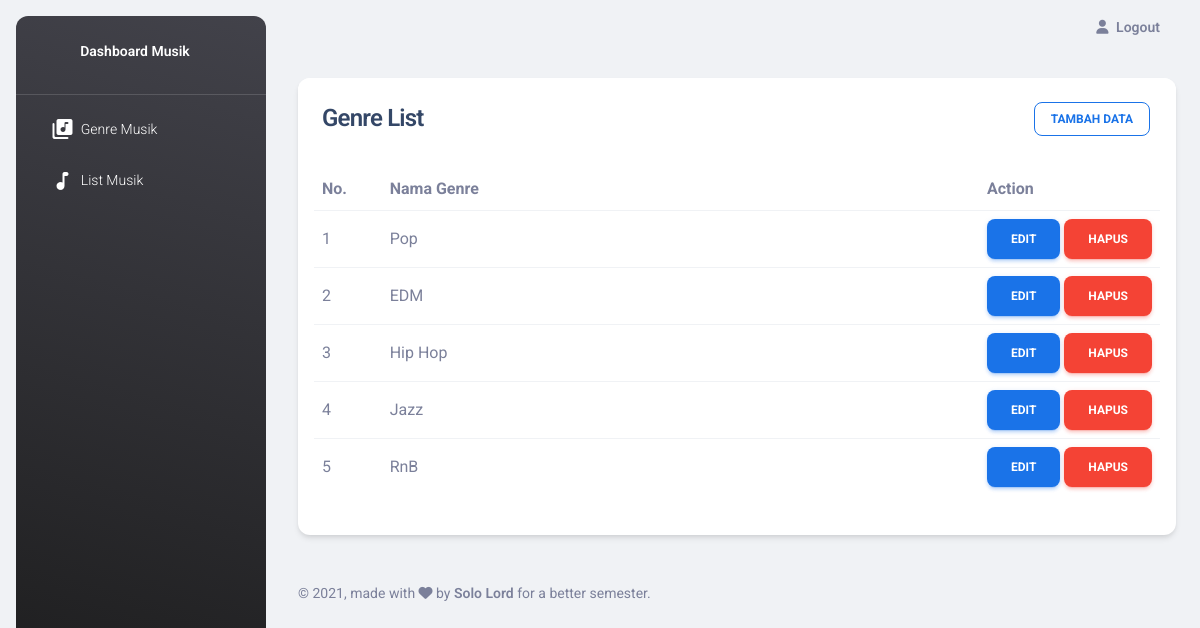
The page /?page=genre_list (signed in) on the database its author committed.
### tables this page shows
CREATE TABLE `modul` (
  `id_modul` int(11) NOT NULL,
  `nm_modul` varchar(255) NOT NULL,
  `judul_modul` varchar(255) NOT NULL,
  `icon_modul` varchar(255) NOT NULL,
  `deleted_at` datetime DEFAULT NULL,
  `created_at` datetime NOT NULL,
  `updated_at` datetime NOT NULL
);

CREATE TABLE `genre` (
  `id_genre` int(11) NOT NULL,
  `nama_genre` varchar(100) NOT NULL,
  `deleted_at` datetime DEFAULT NULL
);

### index.php (the view, shortened to what this page needs)
<!DOCTYPE html>
<html lang="en">
<head>
  <link href="./assets/dashboard/css/nucleo-icons.css" rel="stylesheet" />
  <link href="./assets/dashboard/css/nucleo-svg.css" rel="stylesheet" />
  <link id="pagestyle" href="./assets/dashboard/css/material-dashboard.css?v=3.0.0" rel="stylesheet" />
</head>
<body class="g-sidenav-show  bg-gray-200">
  <?php
  require_once "libraries/koneksi.php";
  ?>
  <?php if (isset($_SESSION['is_logged_in'])) {
    $sql = "select m.* from modul_role as mr
    join modul as m on m.id_modul=mr.id_modul
    where mr.id_role=" . $_SESSION['id_role'] . " and mr.deleted_at is null and m.deleted_at is null";
    $menu = mysqli_query($koneksi, $sql);
  ?>
    <aside class="sidenav navbar navbar-vertical navbar-expand-xs border-0 border-radius-xl my-3 fixed-start ms-3   bg-gradient-dark" id="sidenav-main">
      <div class="sidenav-header">
        <p class="navbar-brand text-center">
          <span class="ms-1 font-weight-bold text-white">Dashboard Musik</span>
      </div>
      <hr class="horizontal light mt-0 mb-2">
      <div class="collapse navbar-collapse  w-auto  max-height-vh-100" id="sidenav-collapse-main">
        <ul class="navbar-nav">
          <?php while ($row = mysqli_fetch_assoc($menu)) { ?>
            <li class="nav-item">
              <a class="nav-link text-white" href="?page=<?php echo $row['nm_modul']; ?>">
                <i class="material-icons opacity-10"><?php echo $row['icon_modul']; ?></i>
                <span class="nav-link-text ms-1"><?php echo $row['judul_modul'] ?></span>
              </a>
            </li>
          <?php } ?>
        </ul>
      </div>
    </aside>
  <?php }; ?>
  <main class="main-content position-relative max-height-vh-100 h-100 border-radius-lg ">
    <nav class="navbar navbar-main navbar-expand-lg px-0 mx-4 shadow-none border-radius-xl" id="navbarBlur" navbar-scroll="true">
      <div class="collapse navbar-collapse mt-sm-0 mt-2 me-md-0 me-sm-4 justify-content-end" id="navbar">
        <?php if (isset($_SESSION['is_logged_in'])) { ?>
          <a href="?page=logout" class="nav-link text-body font-weight-bold pr-2">
            <i class="fa fa-user me-sm-1"></i>
            <span class="d-sm-inline d-none">Logout</span>
          </a>
        <?php } ?>
      </div>
    </nav>
    <?php
    if (isset($_GET['page']) == false) {
      $halaman = 'login';
    } else {
      $halaman = $_GET['page'];
    }
    require_once "pages/" . $halaman . ".php"
    ?>
    <footer class="footer py-4  ">
      <div class="container-fluid">
        <div class="row align-items-center justify-content-lg-between">
          <div class="col-lg-6 mb-lg-0 mb-4">
            <div class="copyright text-center text-sm text-muted text-lg-start">
              ©
              ,
              made with <i class="fa fa-heart"></i> by
              <span class="font-weight-bold">Solo Lord</span>
              for a better semester.
            </div>
          </div>
        </div>
      </div>
    </footer>
  </main>
</body>
</html>

### pages/genre_list.php (shortened to what this page needs)
<div class="container-fluid py-4">
  <div class="card col-16">
    <div class="card-header pb-0">
      <div class="row">
        <div class="col-10">
          <h4>Genre List</h5>
        </div>
        <div class="col-2">
          <a href="?page=genre_create" class="btn btn-sm btn-outline-info">Tambah Data</a>
        </div>
      </div>
    </div>
    <div class="card-body px-0 pb-2 pt-0">
      <div class="table-responsive p-3">
        <?php
        $sql = "select * from genre where deleted_at is null";
        $result = mysqli_query($koneksi, $sql);
        $is_boleh_edit = cek_akses($koneksi, 1, $_SESSION['id_role'], "update");
        $is_boleh_hapus = cek_akses($koneksi, 1, $_SESSION['id_role'], "delete");
        ?>
        <table class="table align-items-center ml-0">
          <tr>
            <th class="font-weight-bolder" width="8%">No.</th>
            <th class="font-weight-bolder">Nama Genre</th>
            <th width="10%" class="font-weight-bolder">Action</th>
          </tr>
          <?php
          $no = 0;
          while ($row = mysqli_fetch_assoc($result)) {
            $no++;
            $btn = array();
            if ($is_boleh_edit == true) {
              $btn[] = "<a href='?page=genre_edit&id_genre=" . $row['id_genre'] . "' class='btn btn-info mb-0'>Edit</a>";
            }
            if ($is_boleh_hapus == true) {
              $btn[] = "<a href='?page=genre_delete&id_genre=" . $row['id_genre'] . "' class='btn btn-danger mb-0'>Hapus</a>";
            }
            echo "
              <tr>
                <td>" . $no . "</td>
                <td>" . $row['nama_genre'] . "</td>
                <td>
                   " . implode(" ", $btn) . "
                </td>
              </tr>";
          }
          ?>
        </table>
      </div>
    </div>
  </div>
</div>

### rows shown on the page
modul: judul_modul "Genre Musik"
modul: judul_modul "List Musik"
genre: nama_genre "Pop"
genre: nama_genre "EDM"
genre: nama_genre "Hip Hop"
genre: nama_genre "Jazz"
genre: nama_genre "RnB"
